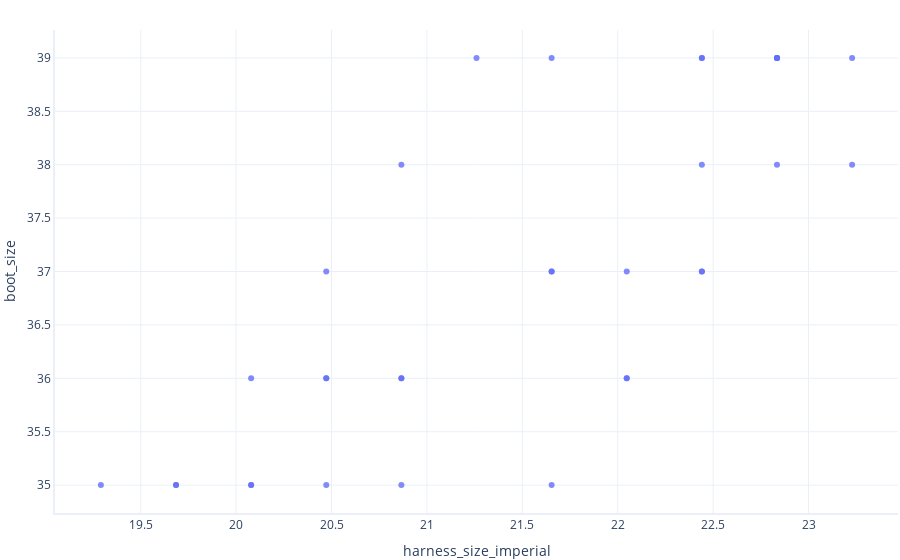

Write notebook code for a chart like this one.
### Markdown cell above
## Creating New Columns

The graph above shows the relationship we want to investigate for our store, but some customers might want harness sizes lists in inches, not centimeters. How can we view these harness sizes in imperial units?

To do this, we will need to create a new column - `harness_size_imperial` - and put that on the X axis instead.

Creating new columns uses very similar syntax to what we've seen before.

### Code cell
# Convert harness sizes from metric to imperial units 
# and save the result to a new column
data_smaller_paws['harness_size_imperial'] = data_smaller_paws.harness_size / 2.54

# Show a graph but not in imperial units
plotly.express.scatter(data_smaller_paws, x="harness_size_imperial", y="boot_size")

### Figure 1 — Plotly figure (JSON) as saved in the notebook; plotly's stock layout.template omitted (floating-point values rounded to 4 significant figures)
{"data": [{"hovertemplate": "harness_size_imperial=%{x}<br>boot_size=%{y}<extra></extra>", "legendgroup": "", "marker": {"color": "#636efa", "symbol": "circle"}, "mode": "markers", "name": "", "orientation": "v", "showlegend": false, "type": "scatter", "x": [22.83, 22.83, 20.47, 22.83, 22.44, 20.47, 21.65, 20.87, 19.29, 22.05, 20.87, 22.83, 22.05, 20.08, 19.69, 23.23, 21.65, 19.69, 20.47, 20.87, 21.26, 22.05, 21.65, 22.44, 20.87, 22.44, 22.44, 21.65, 20.08, 20.47, 22.83, 22.44, 20.08, 23.23], "xaxis": "x", "y": [39, 38, 37, 39, 38, 35, 37, 36, 35, 36, 38, 39, 36, 36, 35, 38, 37, 35, 36, 35, 39, 37, 35, 39, 36, 37, 37, 39, 35, 36, 39, 39, 35, 39], "yaxis": "y"}], "layout": {"legend": {"tracegroupgap": 0}, "xaxis": {"anchor": "y", "domain": [0, 1], "title": {"text": "harness_size_imperial"}}, "yaxis": {"anchor": "x", "domain": [0, 1], "title": {"text": "boot_size"}}}}
